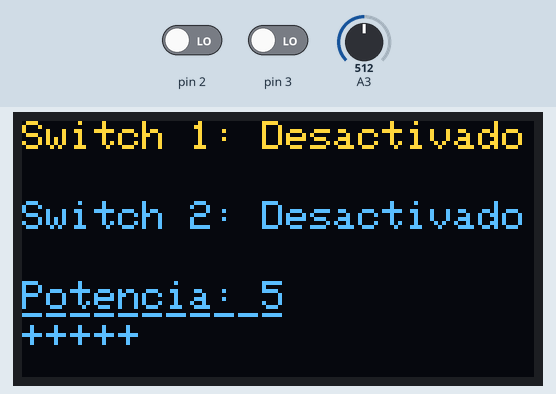
Simulated run of this sketch. Board: Arduino Uno, built with avr-gcc and run on an emulated ATmega328P. On the bench: 128×64 one-colour display. The inputs (shaded band) are chosen by the test bench; at power-on: A3 = 512, pin 2 LOW, pin 3 LOW. The OLED is the two-colour kind (top 16 rows yellow).

Above: at 1.2 s.
1.3 s: A3 set to 592
2.8 s: A3 set to 617
At 3.6 s:
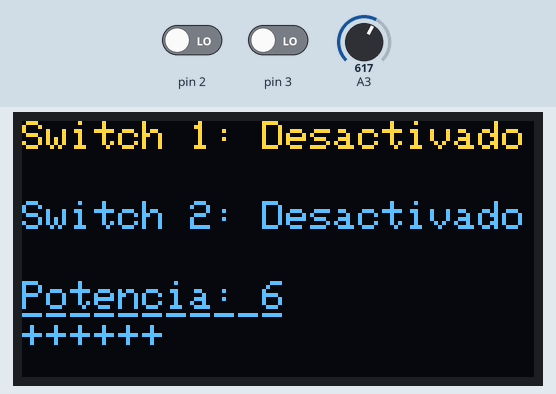
4.3 s: pin 2 driven HIGH
At 5.5 s:
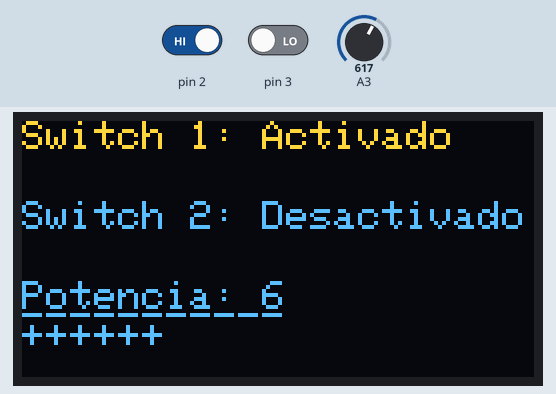
5.8 s: pin 3 driven HIGH
At 7.0 s:
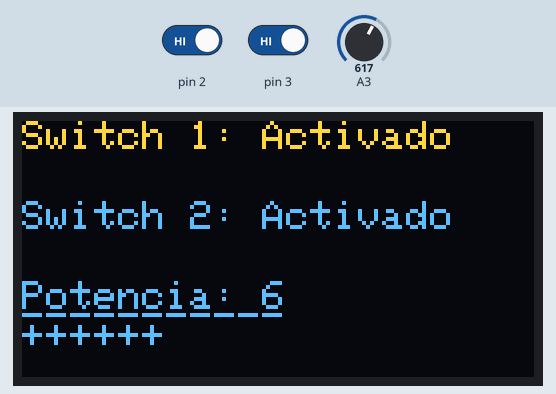
7.3 s: A3 set to 787
At 8.1 s:
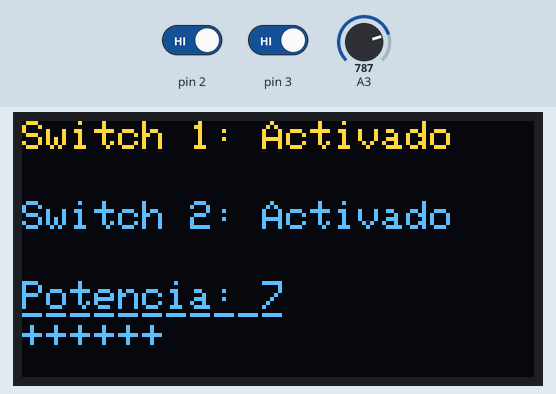
8.8 s: A3 set to 815
At 10.1 s:
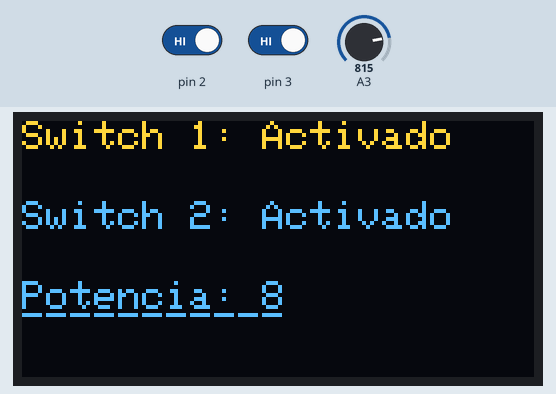
Timing chart, 0 to 11.3 s (numbered marks = the images above; inputs shaded):
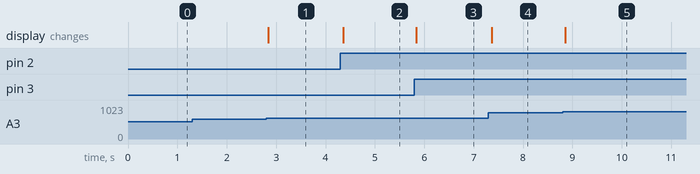

The sketch:

TR110-lab07.ino
```cpp
#include <Wire.h>     // libreria para bus I2C
#include <Adafruit_GFX.h>   // libreria para pantallas graficas
#include <Adafruit_SSD1306.h>   // libreria para controlador SSD1306

#define ANCHO 128     // reemplaza ocurrencia de ANCHO por 128
#define ALTO 64       // reemplaza ocurrencia de ALTO por 64

#define OLED_RESET 4      // necesario por la libreria pero no usado
Adafruit_SSD1306 oled(ANCHO, ALTO, &Wire, OLED_RESET);  // crea objeto

int SW1;
int SW3;
int ANALOG;


void setup() {
  Wire.begin();         // inicializa bus I2C
  oled.begin(SSD1306_SWITCHCAPVCC, 0x3C); // inicializa pantalla con direccion 0x3C
  pinMode(2, INPUT);
  pinMode(3, INPUT);

}

void loop() {

  SW1=digitalRead(2);
  SW3=digitalRead(3);
  ANALOG=analogRead(A3);
  oled.clearDisplay();      // limpia pantalla
  oled.setTextColor(WHITE);   // establece color al unico disponible (pantalla monocromo)

  oled.setCursor(0, 0);     // ubica cursor en inicio de coordenadas 0,0
  oled.setTextSize(1);      // establece tamano de texto en 1
  oled.print("Switch 1: ");  // escribe en pantalla el texto

  if(SW1==1)
  {
    oled.print("Activado");
  }
  else
  {
    oled.print("Desactivado");
  }


  oled.setCursor (0, 20);    // ubica cursor en coordenas 10,30
  oled.setTextSize(1);      // establece tamano de texto en 2
  oled.print("Switch 2: ");  // escribe en pantalla el texto
  if(SW3)
  {
    oled.print("Activado");
  }
  else
  {
    oled.print("Desactivado");
  }     // escribe texto

  oled.setCursor (0, 40);    // ubica cursor en coordenas 10,30
  oled.setTextSize(1);      // establece tamano de texto en 2
  oled.print("Potencia: ");  // escribe en pantalla el texto
  int potencia = ANALOG/100;
  oled.print(potencia);      // escribe texto

  oled.setCursor (0, 45);    // ubica cursor en coordenas 10,30
  oled.setTextSize(1);
  oled.print("-----------");// establece tamano de texto en 2
  switch(potencia)
  {
    case 1:
     oled.setCursor (0, 50);
    oled.setTextSize(1);
    oled.print("+");
    break;
    case 2:
     oled.setCursor (0, 50);
    oled.setTextSize(1);
    oled.print("++");
    break;
     case 3:
     oled.setCursor (0, 50);
    oled.setTextSize(1);
    oled.print("+++");
    break;
     case 4:
     oled.setCursor (0, 50);
    oled.setTextSize(1);
    oled.print("++++");
    break;
      case 5:
     oled.setCursor (0, 50);
    oled.setTextSize(1);
    oled.print("+++++");
    break;
      case 6:
     oled.setCursor (0, 50);
    oled.setTextSize(1);
    oled.print("++++++");
    break;
    case 7:
     oled.setCursor (0, 50);
    oled.setTextSize(1);
    oled.print("++++++");
    break;
  }


  oled.display();     // muestra en pantalla todo lo establecido anteriormente
}
```

Measured:
- the behaviour switches between 599 and 600 on A3 (found by bisection; images 0 and 1)
- the behaviour switches between 799 and 800 on A3 (found by bisection; images 4 and 5)
- after the input at 1.3 s, every drawn part: stays the same
- after the input at 2.8 s, the display: changes at once (image 1)
- after the input at 4.3 s, the display: changes after 0.06 s (image 2)
- after the input at 5.8 s, the display: changes at once (image 3)
- after the input at 7.3 s, the display: changes after 0.07 s (image 4)
- after the input at 8.8 s, the display: changes after 0.06 s (image 5)
